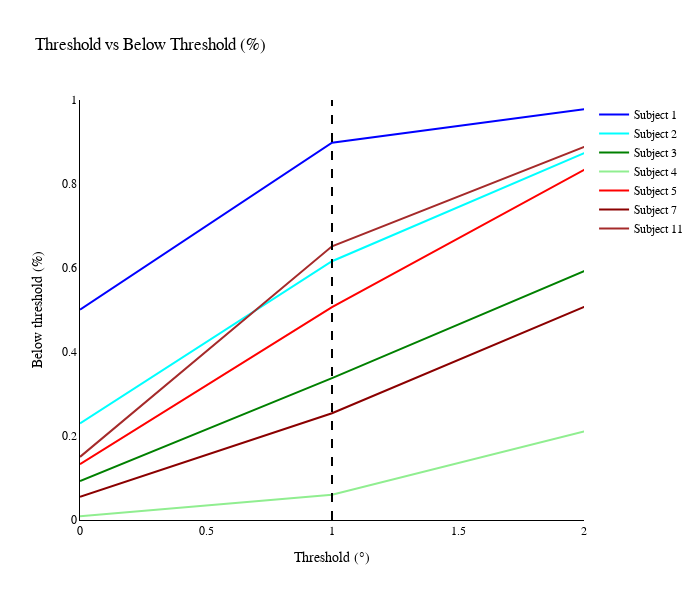

Notebook source saved alongside this figure:
### Code cell
import plotly.graph_objs as go
import numpy as np

# Example data for each subject (replace with your actual data)
subject_data = {
    1: precision_sub_1,
    2: precision_sub_2,
    3: precision_sub_3,
    4: precision, 
    5: precision_sub_5,
    7: precision_sub_7,
    11: precision_sub_11
    
}

# Define colors for the subjects
colors = ['blue', 'cyan', 'green', 'lightgreen','red','darkred','brown'] #

# Create traces for each subject
traces = []
for subject, color in zip(subject_data.keys(), colors):
    traces.append(go.Scatter(
        y=subject_data[subject],
        mode='lines',
        name=f'Subject {subject}',
        line=dict(color=color)
    ))

# Create the plot layout with a simple white background and square figure
layout = go.Layout(
    title="Threshold vs Below Threshold (%)",
    xaxis=dict(
        title='Threshold (°)',
        range=[0, 2],
        zeroline=True,       # Add x-axis zero line
        linecolor='black',   # Black color for the x-axis line
        showgrid=False       # Remove grid lines
    ),
    yaxis=dict(
        title='Below threshold (%)',
        range=[0, 1],
        zeroline=True,       # Add y-axis zero line
        linecolor='black',   # Black color for the y-axis line
        showgrid=False       # Remove grid lines
    ),
    plot_bgcolor='white',  # Set the background to white
    paper_bgcolor='white',  # Set the paper background to white
    shapes=[  # Vertical line at threshold 1°
        dict(
            type="line",
            x0=1,
            x1=1,
            y0=0,
            y1=1,
            line=dict(color="black", dash="dash")
        )
    ],
    font=dict(family="Arial", size=12, color="black"),  # Clean font style
    height=600,  # Height of the figure (you can adjust this)
    width=700    # Width of the figure (set to be the same as height)
)


# Create the figure and show it
fig = go.Figure(data=traces, layout=layout)
fig.show()

### Figure 1 — Plotly figure (JSON) as saved in the notebook; plotly's stock layout.template omitted (floating-point values rounded to 4 significant figures)
{"data": [{"line": {"color": "blue"}, "mode": "lines", "name": "Subject 1", "type": "scatter", "y": [0.5009, 0.8984, 0.9778, 0.992]}, {"line": {"color": "cyan"}, "mode": "lines", "name": "Subject 2", "type": "scatter", "y": [0.2301, 0.6162, 0.8733, 0.986]}, {"line": {"color": "green"}, "mode": "lines", "name": "Subject 3", "type": "scatter", "y": [0.0927, 0.3379, 0.5925, 0.8023]}, {"line": {"color": "lightgreen"}, "mode": "lines", "name": "Subject 4", "type": "scatter", "y": [0.009112, 0.06011, 0.2106, 0.5024]}, {"line": {"color": "red"}, "mode": "lines", "name": "Subject 5", "type": "scatter", "y": [0.133, 0.5066, 0.8336, 0.9322]}, {"line": {"color": "darkred"}, "mode": "lines", "name": "Subject 7", "type": "scatter", "y": [0.05511, 0.2542, 0.5071, 0.6204]}, {"line": {"color": "brown"}, "mode": "lines", "name": "Subject 11", "type": "scatter", "y": [0.1503, 0.6516, 0.8883, 0.9553]}], "layout": {"font": {"color": "black", "family": "Arial", "size": 12}, "height": 600, "paper_bgcolor": "white", "plot_bgcolor": "white", "shapes": [{"line": {"color": "black", "dash": "dash"}, "type": "line", "x0": 1, "x1": 1, "y0": 0, "y1": 1}], "title": {"text": "Threshold vs Below Threshold (%)"}, "width": 700, "xaxis": {"linecolor": "black", "range": [0, 2], "showgrid": false, "title": {"text": "Threshold (°)"}, "zeroline": true}, "yaxis": {"linecolor": "black", "range": [0, 1], "showgrid": false, "title": {"text": "Below threshold (%)"}, "zeroline": true}}}
